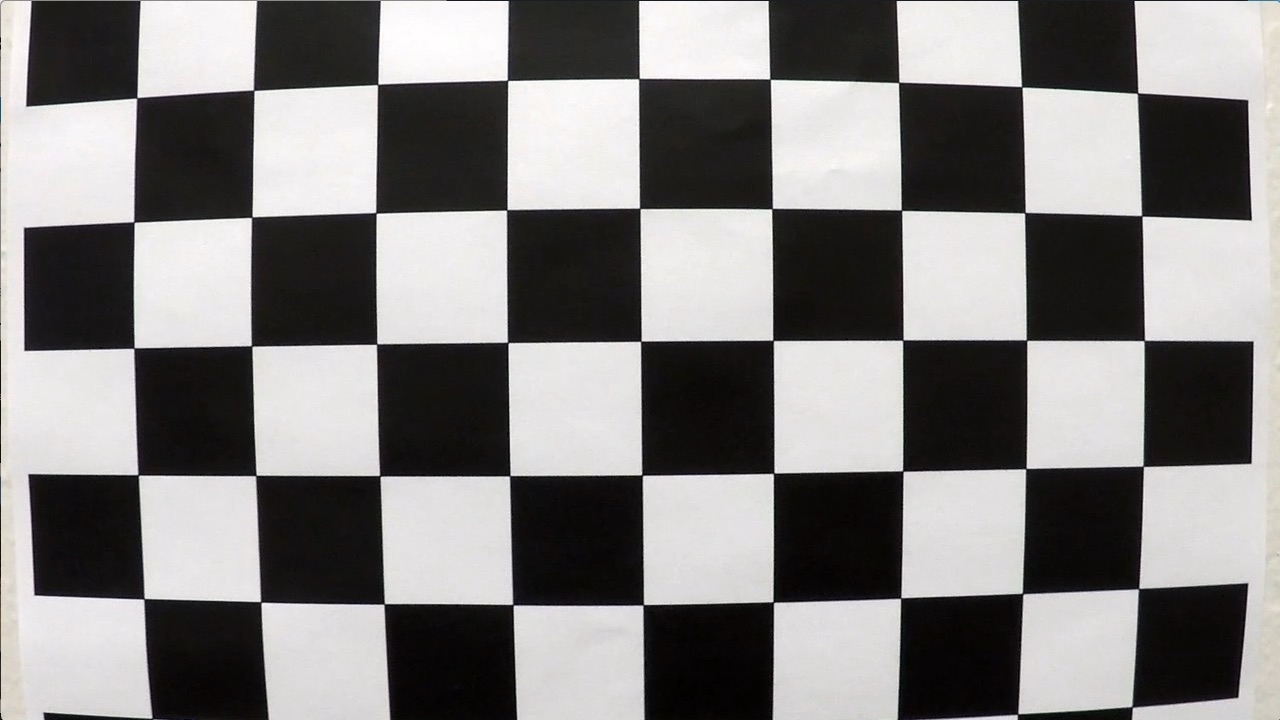
#> input picture camera_cal/calibration1.jpg, 1280 x 720 px; its folder holds 4 pictures in this run
$ jupyter execute Untitled.ipynb   (older library calls are emulated)
#> lines starting #> are read from the running program, lines starting #| are printed output that depends on the picture
[cell 1]
import cv2
import numpy as np
import matplotlib.pyplot as plt
import matplotlib.image as mpimg
import glob
# from moviepy.editor import VideoFileClip

[cell 2]
fnames = glob.glob('./camera_cal/calibration*.jpg')
images = []
for fname in fnames:
    image = mpimg.imread(fname)
#> image is the input picture: shape (720, 1280, 3); mean R, G, B 130.1, 128.4, 127.8
    images.append(image)

[cell 3]
def find_image_corners(image):


    objpts = np.zeros((6*9,3), np.float32)
    objpts[:,:2] = np.mgrid[0:9,0:6].T.reshape(-1,2)

    gray = cv2.cvtColor(image, cv2.COLOR_BGR2GRAY)

    ret, corners = cv2.findChessboardCorners(gray, (9,6), None)


    return ret, corners, objpts

[cell 4]
# [53 lines left out: function find_threshold_binary, not called in this run]

[cell 5]
# [8 lines left out: function perspective_transform, not called in this run]

[cell 6]
# [101 lines left out: function finding_lane_line, not called in this run]

[cell 7]
# [86 lines left out: function search_around_poly, not called in this run]

[cell 8]
# [21 lines left out: function measure_curvature_pixels, not called in this run]

[cell 9]
objectpoints = []
#> objectpoints = []
imagepoints = []

src = np.array([[200,720],[1110, 720],[722, 470],[560, 470]], np.float32)
dst = np.array([[320,720],[920, 720],[920, 1],[320, 1]],np.float32)
for image in images:
    ret, img, obj = find_image_corners(image)
    if(ret):
        imagepoints.append(img)
        objectpoints.append(obj)
#> this loop made 4 passes
#> pass 2, in find_image_corners (call 2), `gray = cv2.cvtColor(image, cv2.COLOR_BGR2GRAY)`:
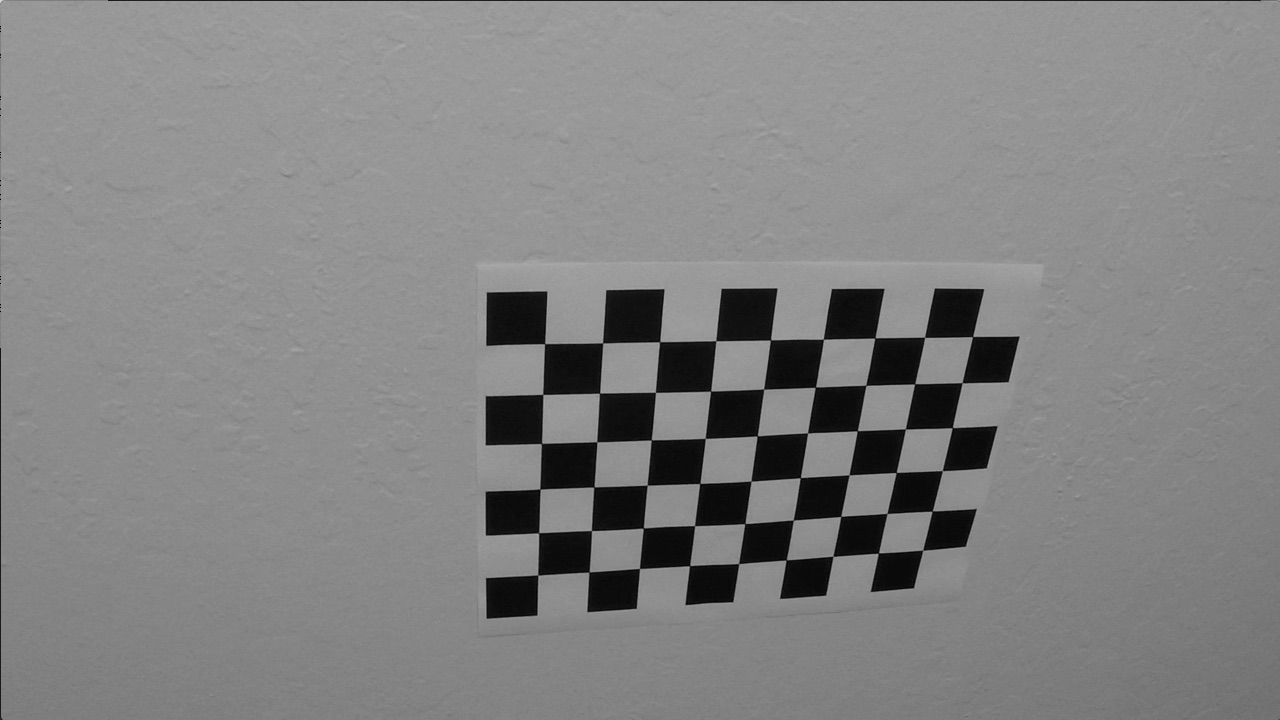
#> gray: shape (720, 1280); min 0, max 217, mean 130.7
#> pass 3, in find_image_corners (call 3), `gray = cv2.cvtColor(image, cv2.COLOR_BGR2GRAY)`:
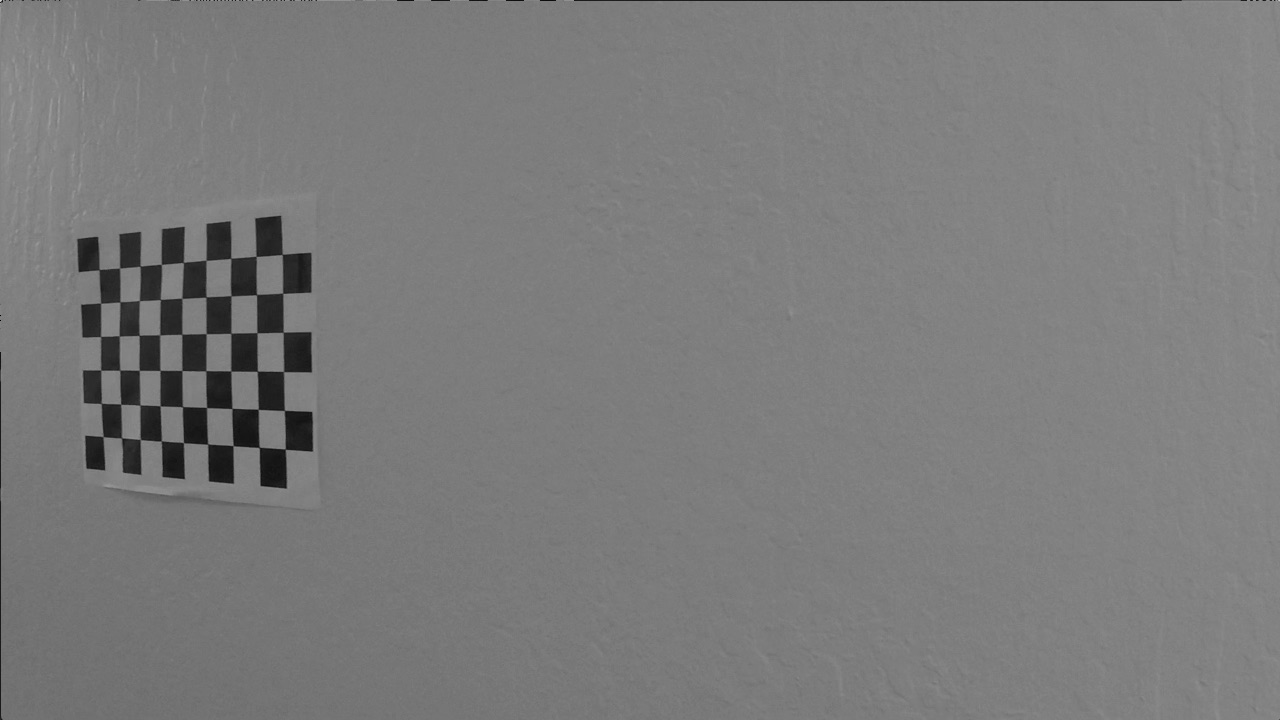
#> gray: shape (720, 1280); min 1, max 206, mean 123

shape = np.shape(images[0])[:2]
#> shape = (720, 1280)

ret, mtx, dist, rvecs, tvecs = cv2.calibrateCamera(objectpoints, imagepoints, shape[::-1] , None, None)

fnames = glob.glob('./test_images/*.jpg')

undistorted_images = []
for fname in fnames:
    image = mpimg.imread(fname)
    udis = cv2.undistort(image, mtx, dist, None, mtx)
    undistorted_images.append(udis)

lanes = []
for udis in undistorted_images:
#     pt = np.array([[220,719],[1105, 719],[720, 470],[565, 470]], np.int32)
    pt = np.copy(src)
    pt.reshape(-1,1,2)
    thrs = find_threshold_binary(udis)
#     cv2.polylines(udis, np.int32([pt]), True, (255,0,0), 3)
#     plt.imshow(udis)
#     plt.show()
    ptr = perspective_transform(thrs, src, dst)
    plt.imshow(ptr)
    plt.show()
    leftx, rightx, lane, mid = finding_lane_line(ptr)
    left, right = measure_curvature_pixels(leftx, rightx)
    img_size = (lane.shape[1], lane.shape[0])
    M = cv2.getPerspectiveTransform(dst, src)
    unwarp = cv2.warpPerspective(lane, M, img_size, flags = cv2.INTER_LINEAR)
    result = cv2.addWeighted(udis, 1, unwarp, 0.3, 0)
    plt.imshow(result)
    plt.show()
    print('The Radius of curvature is:',(left+ right)/2)
    print('The offset is:',mid)
